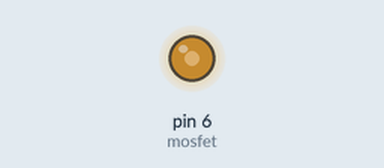
Simulated run of this sketch. Board: Arduino Uno, built with avr-gcc and run on an emulated ATmega328P. On the bench: output pins drawn as LEDs (lit = HIGH).

Above: at 0.05 s.
At 8.16 s:
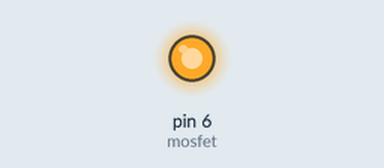
At 26.4 s:
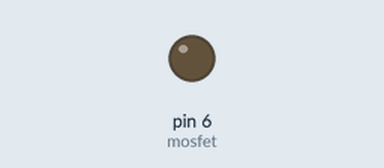
At 39.11 s:
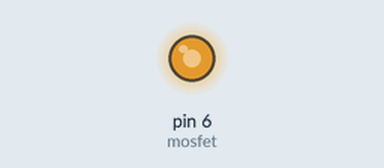
Timing chart, 0 to 40.0 s (numbered marks = the images above):
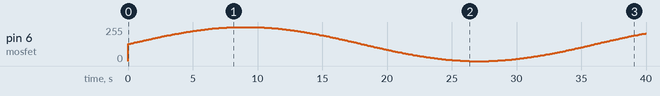

The sketch:

mosfet_x_arduino.ino
```cpp
#define mosfet 6
void setup() {
  // put your setup code here, to run once:
pinMode(mosfet, OUTPUT);
}

void loop() {
  // put your main code here, to run repeatedly:
for ( int i =  0 ; i < 360 ; i ++ ) {
    //mengubah sudut 0-360 menjadi radian (diperlukan untuk fungsi sin)
    float rad = DEG_TO_RAD * i ;
    //hitung sin sudut sebagai angka antara 0 dan 255
    int sinOut =  constrain ( ( sin ( rad )  * 128 )  + 128 , 0 , 255 ) ;
    analogWrite ( mosfet, sinOut ) ;
    delay(100) ;
  }
}
```

Measured:
- by itself, pin 6 (mosfet): 0/255 → 128/255 at 0.00 s, → 130/255 0.10 s later, → 132/255 0.10 s later, → 134/255 0.10 s later, … (344 changes in this stretch)
